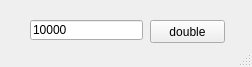
<?xml version="1.0" encoding="UTF-8"?>
<ui version="4.0">
 <class>MainWindow</class>
 <widget class="QMainWindow" name="MainWindow">
  <property name="geometry">
   <rect>
    <x>0</x>
    <y>0</y>
    <width>252</width>
    <height>67</height>
   </rect>
  </property>
  <property name="windowTitle">
   <string>MainWindow</string>
  </property>
  <widget class="QWidget" name="centralwidget">
   <widget class="QPushButton" name="pb">
    <property name="geometry">
     <rect>
      <x>150</x>
      <y>20</y>
      <width>75</width>
      <height>23</height>
     </rect>
    </property>
    <property name="text">
     <string>double</string>
    </property>
   </widget>
   <widget class="QLineEdit" name="le">
    <property name="geometry">
     <rect>
      <x>30</x>
      <y>20</y>
      <width>113</width>
      <height>20</height>
     </rect>
    </property>
    <property name="text">
     <string>10000</string>
    </property>
   </widget>
  </widget>
  <widget class="QStatusBar" name="statusbar"/>
 </widget>
 <resources/>
 <connections/>
</ui>
